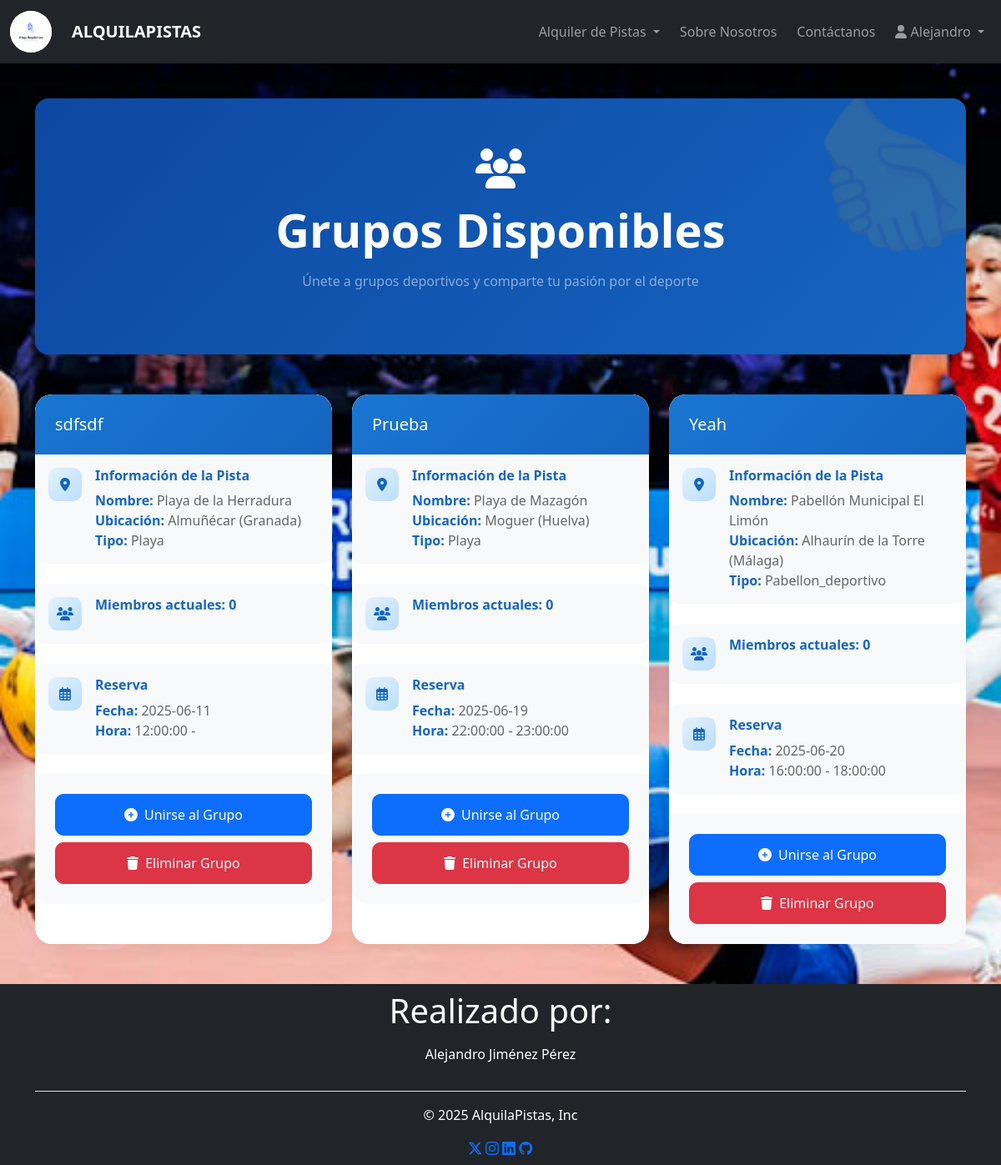
The app's page /join-group/ (signed in), older data.
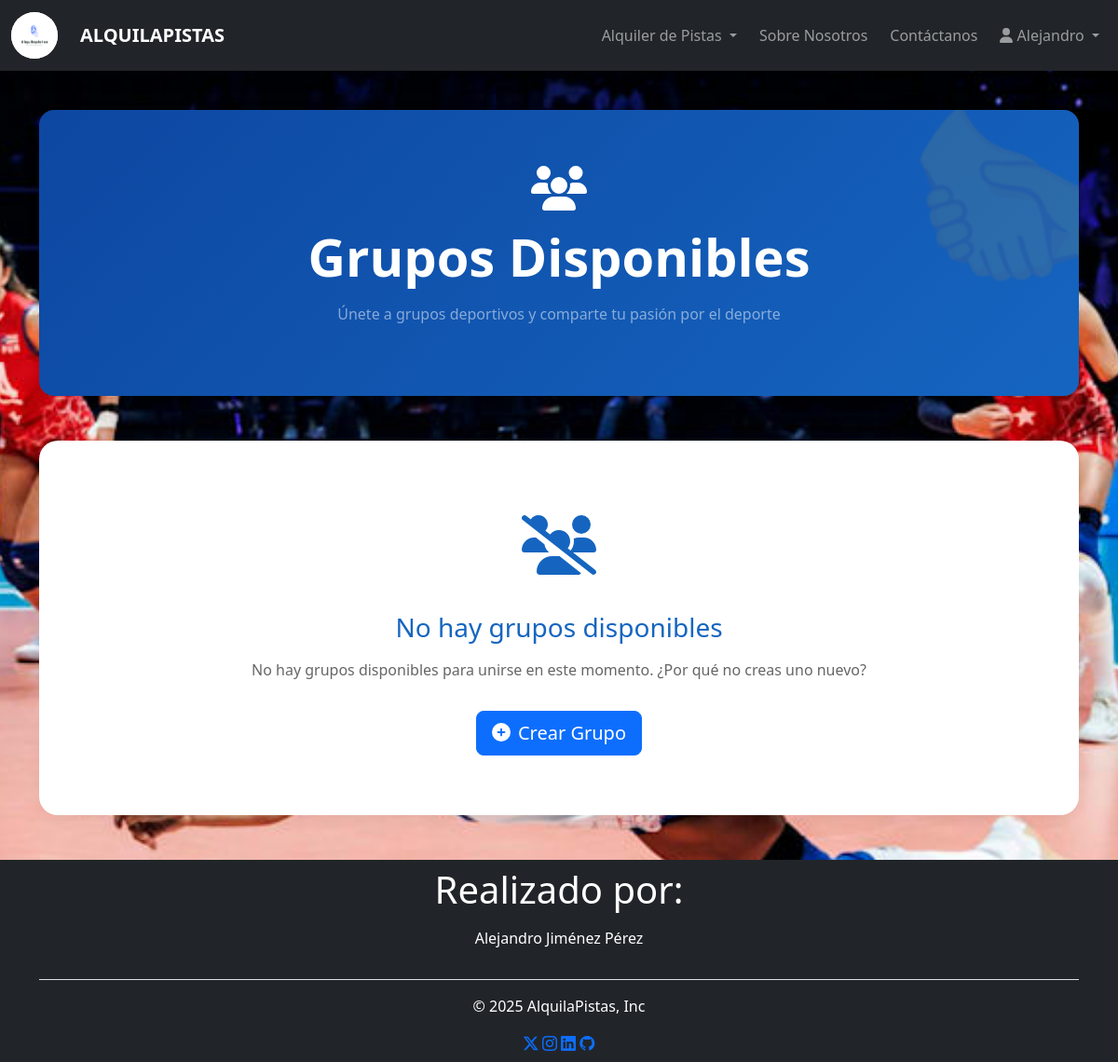
The same page, newer data.
### alquila_pistas/models.py (models this page shows, shortened)
class Group(models.Model):
    name = models.CharField(max_length=50)
    users = models.ManyToManyField(User)
    court = models.ForeignKey(Court, on_delete=models.CASCADE, null=True, blank=True)
    reservation = models.OneToOneField(Reservation, on_delete=models.CASCADE, null=True, blank=True)
    description = models.TextField(blank=True, null=True)

class Court(models.Model):
    name = models.CharField(max_length=50, default=" ")
    location = models.CharField(max_length=100, default=" ")
    latitude = models.FloatField(null=True, blank=True)
    longitude = models.FloatField(null=True, blank=True)
    court_type = models.CharField(max_length=50, choices=[
        ('Sports pavilion', 'Pabellon_deportivo'),
        ('beach', 'Playa'),
    ])

class Reservation(models.Model):
    user = models.ForeignKey(User, on_delete=models.CASCADE)
    court = models.ForeignKey(Court, on_delete=models.CASCADE)
    date = models.CharField(max_length=50)
    start_time = models.CharField(max_length=50)
    finish_time = models.CharField(max_length=50)
    name_reservation = models.CharField(max_length=50, default=" ")

### alquila_pistas/views.py (the view)
# urls.py: path('join-group/', views.JoinGroupView.as_view(), name='JoinGroup'),
class JoinGroupView(LoginRequiredMixin, ListView):
    model = Group
    template_name = 'alquila_pistas/join_group.html'
    context_object_name = 'groups'
    def get_queryset(self):
        return Group.objects.select_related('court', 'reservation').prefetch_related('users').all()

### alquila_pistas/templates/alquila_pistas/join_group.html (shortened to what this page needs)
{% extends "base.html" %}
{% load static %}
{% block links %}
    <div class="container py-5">
        <section class="intro-section rounded-4 mb-5">
            <div class="container">
                <div class="row">
                    <div class="col-lg-12 text-center animate-fade-in">
                        <i class="fas fa-users fa-3x text-white mb-3 icon-bounce"></i>
                        <h1 class="display-4 fw-bold text-white mb-3">Grupos Disponibles</h1>
                        <p class="intro-text text-white-50">
                            Únete a grupos deportivos y comparte tu pasión por el deporte
                        </p>
                    </div>
                </div>
            </div>
        </section>
        {% if groups %}
            <div class="row g-4 animate-fade-in">
                {% for group in groups %}
                    <div class="col-md-6 col-lg-4">
                        <div class="feature-card h-100">
                            <div class="card-header-custom">
                                <h5 class="card-title mb-0">{{ group.name }}</h5>
                            </div>
                            <div class="card-body">
                                <div class="info-section">
                                    <div class="info-icon">
                                        <i class="fas fa-map-marker-alt"></i>
                                    </div>
                                    <div class="info-content">
                                        <h6 class="info-title">Información de la Pista</h6>
                                        <p class="info-text">
                                            <span class="info-label">Nombre:</span> {{ group.court.name }}<br>
                                            <span class="info-label">Ubicación:</span> {{ group.court.location }}<br>
                                            <span class="info-label">Tipo:</span> {{ group.court.get_court_type_display }}
                                        </p>
                                    </div>
                                </div>
                                <div class="info-section">
                                    <div class="info-icon">
                                        <i class="fas fa-users"></i>
                                    </div>
                                    <div class="info-content">
                                        <h6 class="info-title">Miembros actuales: {{ group.users.count }}</h6>
                                    </div>
                                </div>
                                {% if group.reservation %}
                                    <div class="info-section">
                                        <div class="info-icon">
                                            <i class="far fa-calendar-alt"></i>
                                        </div>
                                        <div class="info-content">
                                            <h6 class="info-title">Reserva</h6>
                                            <p class="info-text">
                                                <span class="info-label">Fecha:</span> {{ group.reservation.date }}<br>
                                                <span class="info-label">Hora:</span> {{ group.reservation.start_time }} - {{ group.reservation.finish_time }}
                                            </p>
                                        </div>
                                    </div>
                                {% endif %}
                            </div>
                            <div class="card-actions">
                                <form method="post" action="{% url 'alquila_pistas:JoinGroupSuccessView' %}" class="mb-2">
                                    <button type="submit" class="btn btn-primary btn-action">
                                        <i class="fas fa-plus-circle me-2"></i>Unirse al Grupo
                                    </button>
                                </form>
                                <form method="get" action="{% url 'alquila_pistas:DeleteGroupView' %}">
                                    <button type="submit" class="btn btn-danger btn-action">
                                        <i class="fas fa-trash me-2"></i>Eliminar Grupo
                                    </button>
                                </form>
                            </div>
                        </div>
                    </div>
                {% endfor %}
            </div>
        {% else %}
            <div class="empty-state animate-fade-in">
                <div class="empty-state-icon">
                    <i class="fas fa-users-slash"></i>
                </div>
                <h3 class="empty-state-title">No hay grupos disponibles</h3>
                <p class="empty-state-description">
                    No hay grupos disponibles para unirse en este momento.
                    ¿Por qué no creas uno nuevo?
                </p>
                <a href="{% url 'alquila_pistas:create_group' %}" class="btn btn-primary btn-lg hover-button">
                    <i class="fas fa-plus-circle me-2"></i>Crear Grupo
                </a>
            </div>
        {% endif %}
    </div>
{% endblock %}

### alquila_pistas/templates/base.html (shortened to what this page needs)
{% load static %}
<!DOCTYPE html>
<html lang="en">
<head>
    <link href="https://cdn.jsdelivr.net/npm/bootstrap@5.3.3/dist/css/bootstrap.min.css" rel="stylesheet">
    <link rel="stylesheet" href="https://cdn.jsdelivr.net/npm/bootstrap-icons@1.11.3/font/bootstrap-icons.min.css">
    {% block links %}{% endblock %}
</head>
<body class="d-flex flex-column min-vh-100" style="background-image: url('{% static 'img/foto1.jpeg' %}'); background-size:cover ; background-repeat: no-repeat; background-position: center;background-attachment: fixed; min-height: 100vh; padding-top: 70px;">
    {% include 'header.html' %}
    {% include 'footer.html' %}
</body>
</html>

### alquila_pistas/templates/header.html (shortened to what this page needs)
<nav class="navbar navbar-expand-sm bg-dark navbar-dark fixed-top shadow">
    <div class="container-fluid">
        <a class="navbar-brand fw-bold text-uppercase" href="{% url 'alquila_pistas:IndexView' %}">
            <img src="../static/img/logo.png" width="50px" height="50px" class="rounded-circle bg-white"
                 alt="">
        </a>
        <a class="navbar-brand fw-bold text-uppercase ms-2"
           href="{% url 'alquila_pistas:IndexView' %}">AlquilaPistas</a>
        <div class="collapse navbar-collapse justify-content-end" id="collapsibleNavbar">
            <ul class="navbar-nav align-items-center gap-2">
                <li class="nav-item dropdown">
                    <a class="nav-link dropdown-toggle" href="#" role="button" data-bs-toggle="dropdown">
                        Alquiler de Pistas
                    </a>
                </li>
                <li class="nav-item">
                    <a class="nav-link" href="{% url 'alquila_pistas:AboutView' %}">Sobre Nosotros</a>
                </li>
                <li class="nav-item">
                    <a class="nav-link" href="{% url 'alquila_pistas:ContactView' %}">Contáctanos</a>
                </li>
                {% if user.is_authenticated %}
                    <li class="nav-item dropdown">
                        <a class="nav-link dropdown-toggle" href="#" id="navbarDropdown" role="button"
                           data-bs-toggle="dropdown" aria-expanded="false">
                            <i class="fas fa-user"></i> {{ user.username }}
                        </a>
                    </li>
                {% endif %}
            </ul>
        </div>
    </div>
</nav>

### alquila_pistas/templates/footer.html
{% load static %}
<footer class="py-2 text-black bg-dark navbar-dark">
    <div class="container content text-center">
        <ul class="list-unstyled text-center justify-content-center border-bottom pb-3 mb-3">
            <li>
                <p class="display-6 text-white">Realizado por:</p>
            </li>
            <li>
                <p class="text-white">Alejandro Jiménez Pérez</p>
            </li>
        </ul>
        <p class="text-center text-white">© 2025 AlquilaPistas, Inc</p>
        <a href="https://x.com/?lang=es"><i class="bi bi-twitter-x"></i></a>
        <a href="https://www.instagram.com/"><i class="bi bi-instagram"></i></a>
        <a href="https://es.linkedin.com/"><i class="bi bi-linkedin"></i></a>
        <a href="https://github.com/"><i class="bi bi-github"></i></a>
    </div>
</footer>

### alquila_pistas/templates/alquila_pistas/join_group.html (style rules this page uses)
.intro-section { background: linear-gradient(135deg, #0d47a1 0%, #1565c0 100%); color: white; padding: 60px 0; position: relative; overflow: hidden; margin-bottom: 2rem; box-shadow: 0 5px 15px rgba(0,0,0,0.1); }
.intro-section::after { content: '🤝'; position: absolute; font-size: 200px; right: -50px; top: -50px; opacity: 0.1; transform: rotate(30deg); }
.empty-state { text-align: center; padding: 4rem 2rem; background: white; border-radius: 20px; box-shadow: 0 5px 15px rgba(0,0,0,0.05); }
.empty-state-icon { font-size: 4rem; color: #1565c0; margin-bottom: 1.5rem; }
.empty-state-title { color: #1565c0; margin-bottom: 1rem; }
.empty-state-description { color: #666; margin-bottom: 2rem; }
.animate-fade-in { animation: fadeIn 0.8s ease forwards; }
.icon-bounce { animation: bounce 2s infinite; }

Row changes from the older to the newer data that the page shows:
removed Group: name "sdfsdf", court.name "Playa de la Herradura", court.location "Almuñécar (Granada)", court.court_type "Playa", users.count "0", reservation "2025-06-11", reservation.start_time "12:00:00"
removed Group: name "Prueba", court.name "Playa de Mazagón", court.location "Moguer (Huelva)", court.court_type "Playa", users.count "0", reservation "2025-06-19", reservation.start_time "22:00:00", reservation.finish_time "23:00:00"
removed Group: name "Yeah", court.name "Pabellón Municipal El Limón", court.location "Alhaurín de la Torre (Málaga)", court.court_type "Pabellon_deportivo", users.count "0", reservation "2025-06-20", reservation.start_time "16:00:00", reservation.finish_time "18:00:00"
Text that changed along with them:
text now shown: "No hay grupos disponibles No hay grupos disponibles para unirse en este momento. ¿Por qué no creas uno nuevo? Crear Grupo"
